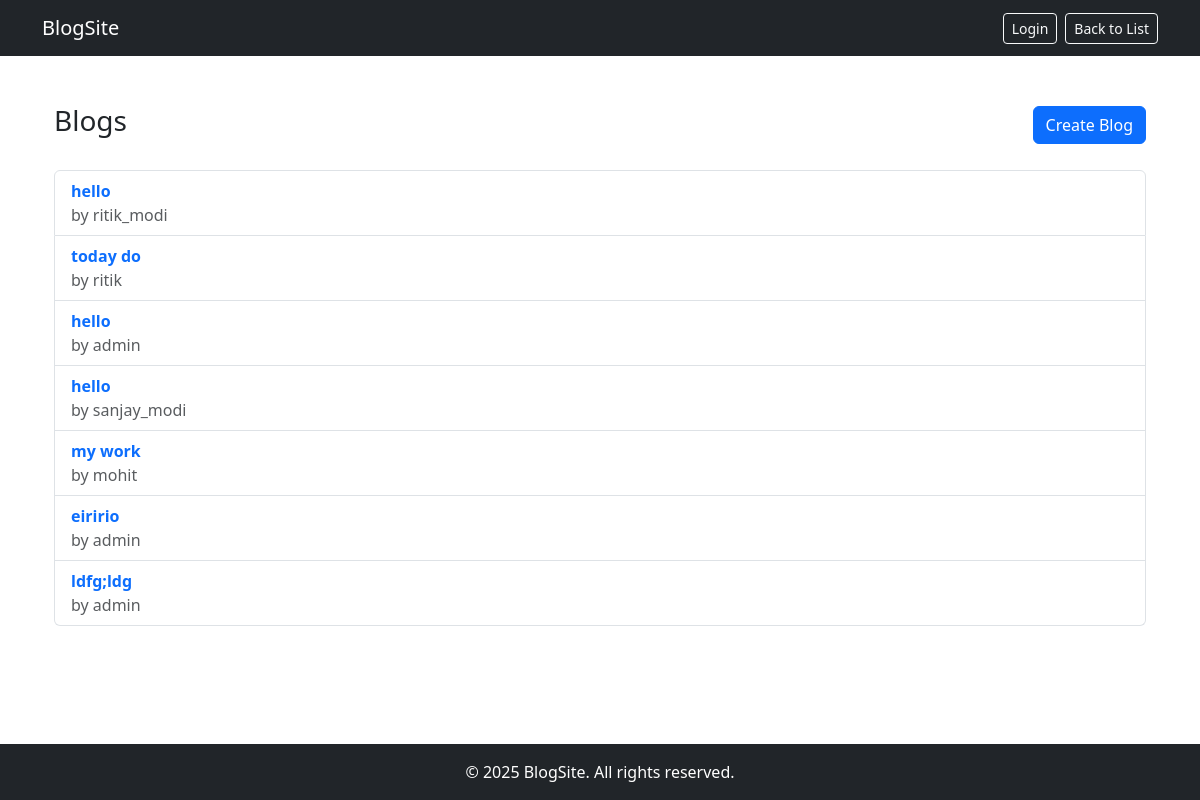
The page / on the database its author committed.
### blog/models.py (models this page shows, shortened)
class Blog(models.Model):
    title = models.CharField(max_length=200)
    content = models.TextField()
    author = models.ForeignKey(User, on_delete=models.CASCADE)
    created_at = models.DateTimeField(auto_now_add=True)
    image = models.ImageField(upload_to='blog_images/', null=True, blank=True)

### blog/views.py (the view)
# urls.py: path('', views.blog_list, name='blog_list'),
def blog_list(request):
    blogs = Blog.objects.all()
    return render(request, 'blog_list.html', {'blogs': blogs})

### blog/templates/blog_list.html
{% extends 'base.html' %}
{% block content %}
<div class="container mt-4">
  <div class="d-flex justify-content-between align-items-center mb-4">
    <h1 class="h3">Blogs</h1>
    <a href="{% url 'create_blog' %}" class="btn btn-primary">Create Blog</a>
  </div>
  {% if blogs %}
    <ul class="list-group">
      {% for blog in blogs %}
        <li class="list-group-item d-flex justify-content-between align-items-center">
          <div>
            <a href="{% url 'blog_detail' blog.pk %}" class="fw-bold text-decoration-none">{{ blog.title }}</a>
            <p class="mb-0 text-muted">by {{ blog.author.username }}</p>
          </div>
        </li>
      {% endfor %}
    </ul>
  {% else %}
    <p class="text-muted">No blogs available. Be the first to <a href="{% url 'create_blog' %}" class="text-primary">create one</a>!</p>
  {% endif %}
</div>
{% endblock %}

### blog/templates/base.html (style rules this page uses)
body { display: flex; flex-direction: column; min-height: 100vh; }

### rows shown on the page
Blog: title "hello", author.username "ritik_modi"
Blog: title "today do", author.username "ritik"
Blog: title "hello", author.username "admin"
Blog: title "hello", author.username "sanjay_modi"
Blog: title "my work", author.username "mohit"
Blog: title "eiririo", author.username "admin"
Blog: title "ldfg;ldg", author.username "admin"
